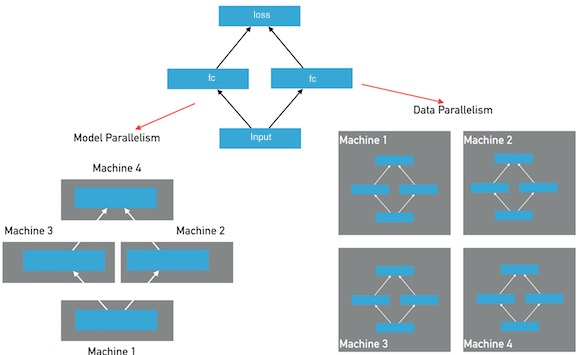
#> input picture _image/2019-10-11/2019-10-15-17-16-43.jpg, 580 x 355 px
$ python -i reader_pil.py   (imports and definitions only)
#> lines starting #> are read from the running program, lines starting #| are printed output that depends on the picture
"""
Reader using PIL.
"""
from __future__ import division
from __future__ import print_function
import os
import math
import random
import functools
import numpy as np
import paddle
from PIL import Image, ImageEnhance

# [2 lines not run here, left out]

DATA_DIM = 224

THREAD = 8
BUF_SIZE = 102400

DATA_DIR = 'data/ILSVRC2012'

img_mean = np.array([0.485, 0.456, 0.406]).reshape((3, 1, 1))
img_std = np.array([0.229, 0.224, 0.225]).reshape((3, 1, 1))


# [49 lines left out: functions resize_short, crop_image, random_crop, rotate_image, not called in this run]


def distort_color(img):
    def random_brightness(image, lower=0.5, upper=1.5):
        e = np.random.uniform(lower, upper)
        return ImageEnhance.Brightness(image).enhance(e)

    def random_contrast(image, lower=0.5, upper=1.5):
        e = np.random.uniform(lower, upper)
        return ImageEnhance.Contrast(image).enhance(e)

    def random_color(image, lower=0.5, upper=1.5):
        e = np.random.uniform(lower, upper)
        return ImageEnhance.Color(image).enhance(e)

    ops = [random_brightness, random_contrast, random_color]
    np.random.shuffle(ops)

    img = ops[0](img)
    img = ops[1](img)
    img = ops[2](img)

    return img


# [73 lines left out: functions process_image, _reader_creator, train, not called in this run]

>>> from PIL import Image
>>> picture = Image.open('../../../_image/2019-10-11/2019-10-15-17-16-43.jpg')
#> picture is the input picture: PIL image 580x355 RGB; mean R, G, B 204, 215.1, 219.7
>>> result = distort_color(picture)
#> in random_contrast, `return ImageEnhance.Contrast(image).enhance(e)`:
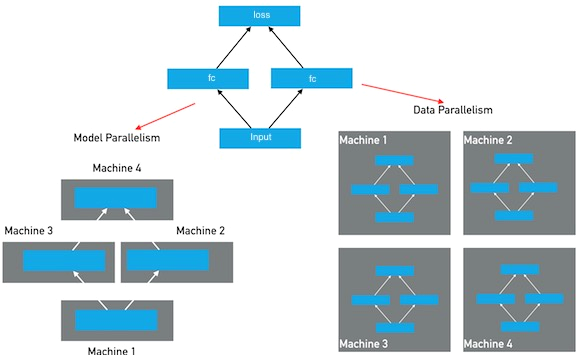
#> returned value: PIL image 580x355 RGB; mean R, G, B 198.1, 213.2, 219.3
